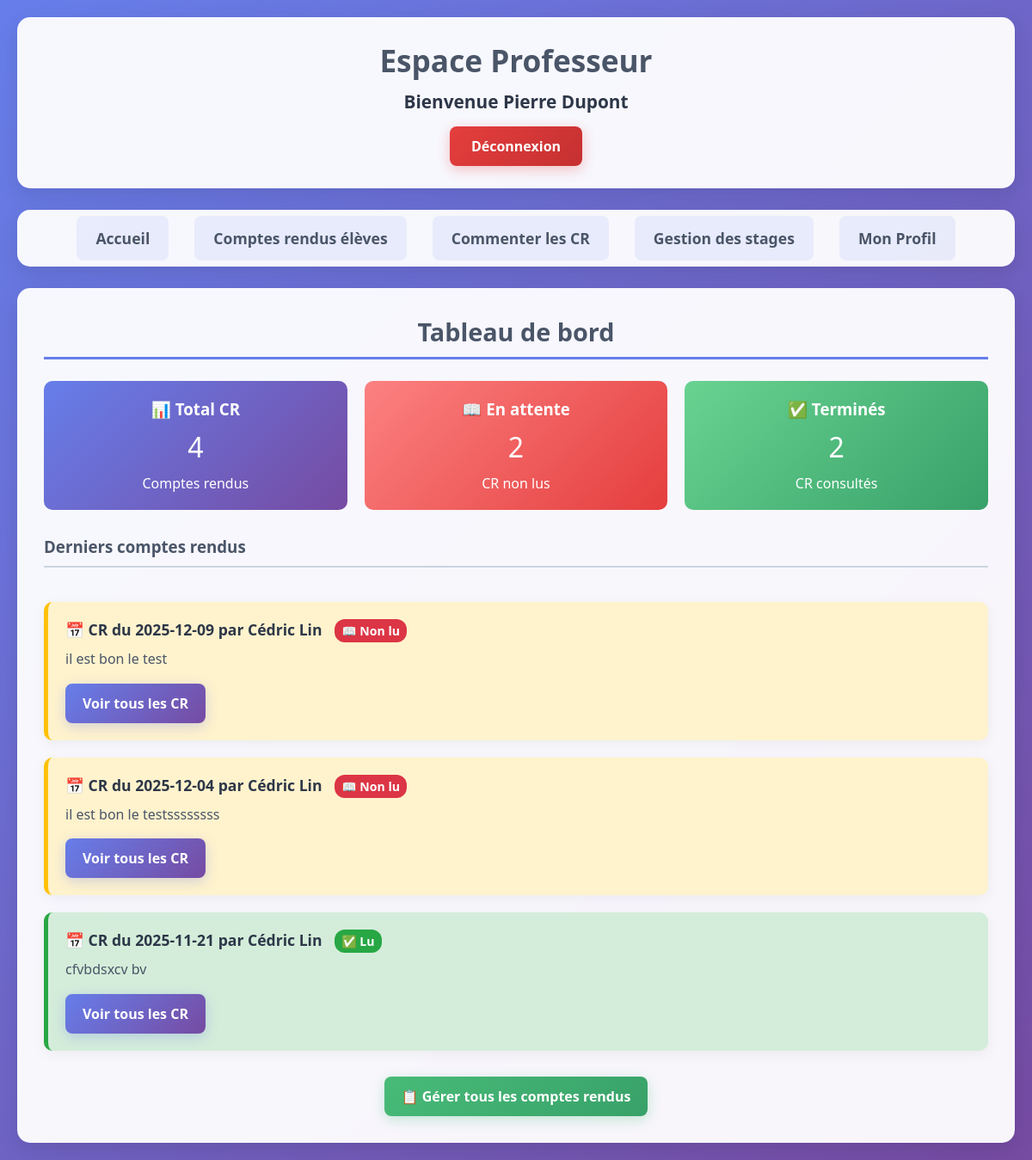
Page /AP1/accueil_prof.php (signed in) on the committed database.
### tables this page shows
CREATE TABLE `cr` (
  `num` bigint(20) NOT NULL,
  `date` date DEFAULT NULL,
  `description` text,
  `vu` tinyint(1) DEFAULT '0',
  `datetime` datetime DEFAULT NULL,
  `num_utilisateur` int(10) DEFAULT NULL
);

CREATE TABLE `utilisateur` (
  `num` int(10) NOT NULL,
  `nom` varchar(100) NOT NULL,
  `prenom` varchar(100) NOT NULL,
  `tel` int(20) DEFAULT NULL,
  `login` varchar(100) NOT NULL,
  `motdepasse` varchar(255) NOT NULL,
  `type` int(1) DEFAULT '0' COMMENT '0=Élève, 1=Professeur',
  `email` varchar(100) DEFAULT NULL,
  `option` int(1) DEFAULT NULL,
  `num_stage` int(10) DEFAULT NULL
);

### AP1/accueil_prof.php (the view, shortened to what this page needs)
<?php
include '_conf.php';
$utilisateur = $_SESSION['utilisateur'];
$bdd = mysqli_connect($serveurBDD, $userBDD, $mdpBDD, $nomBDD);
$requete_total = "SELECT COUNT(*) as total FROM cr c JOIN utilisateur u ON c.num_utilisateur = u.num WHERE u.type IS NULL OR u.type = 0";
$resultat_total = mysqli_query($bdd, $requete_total);
$total_cr = mysqli_fetch_assoc($resultat_total)['total'];
$requete_non_lus = "SELECT COUNT(*) as non_lus FROM cr c JOIN utilisateur u ON c.num_utilisateur = u.num WHERE (u.type IS NULL OR u.type = 0) AND c.vu = 0";
$resultat_non_lus = mysqli_query($bdd, $requete_non_lus);
$cr_non_lus = mysqli_fetch_assoc($resultat_non_lus)['non_lus'];
$requete_derniers = "SELECT c.*, u.prenom, u.nom
                     FROM cr c
                     JOIN utilisateur u ON c.num_utilisateur = u.num
                     WHERE u.type IS NULL OR u.type = 0
                     ORDER BY c.date DESC
                     LIMIT 3";
$resultat_derniers = mysqli_query($bdd, $requete_derniers);
$derniers_cr = mysqli_fetch_all($resultat_derniers, MYSQLI_ASSOC);
?>
<!DOCTYPE html>
<html lang="fr">
<head>
    <link rel="stylesheet" href="style.css">
</head>
<body>
    <div class="container">
        <header>
            <h1>Espace Professeur</h1>
            <p class="welcome-message">Bienvenue <?php echo htmlspecialchars($utilisateur['prenom'] . ' ' . $utilisateur['nom']); ?></p>
            <a href="deconnexion.php" class="logout-btn">Déconnexion</a>
        </header>
        <nav>
    <ul class="nav-menu">
        <li><a href="accueil_prof.php">Accueil</a></li>
        <li><a href="liste_cr_eleves.php">Comptes rendus élèves</a></li>
        <li><a href="commenter_cr.php">Commenter les CR</a></li>
        <li><a href="gestion_stages.php">Gestion des stages</a></li>
        <li><a href="profil.php">Mon Profil</a></li>
    </ul>
</nav>
        <main>
            <h2>Tableau de bord</h2>
            <div style="display: grid; grid-template-columns: repeat(auto-fit, minmax(250px, 1fr)); gap: 20px; margin-bottom: 30px;">
                <div style="background: linear-gradient(135deg, #667eea, #764ba2); color: white; padding: 20px; border-radius: 10px; text-align: center;">
                    <h3>📊 Total CR</h3>
                    <p style="font-size: 2em; margin: 10px 0;"><?php echo $total_cr; ?></p>
                    <p>Comptes rendus</p>
                </div>
                <div style="background: linear-gradient(135deg, #fc8181, #e53e3e); color: white; padding: 20px; border-radius: 10px; text-align: center;">
                    <h3>📖 En attente</h3>
                    <p style="font-size: 2em; margin: 10px 0;"><?php echo $cr_non_lus; ?></p>
                    <p>CR non lus</p>
                </div>
                <div style="background: linear-gradient(135deg, #68d391, #38a169); color: white; padding: 20px; border-radius: 10px; text-align: center;">
                    <h3>✅ Terminés</h3>
                    <p style="font-size: 2em; margin: 10px 0;"><?php echo $total_cr - $cr_non_lus; ?></p>
                    <p>CR consultés</p>
                </div>
            </div>
            <div class="cr-list">
                <h3 style="color: #4a5568; margin-bottom: 20px; text-align: left; border-bottom: 2px solid #cbd5e0; padding-bottom: 10px;">
                    Derniers comptes rendus
                </h3>
                <?php if(count($derniers_cr) > 0): ?>
                    <?php foreach($derniers_cr as $cr): ?>
                        <div class="cr-item <?php echo $cr['vu'] ? 'statut-vu' : 'statut-non-vu'; ?>">
                            <span class="cr-date">
                                📅 CR du <?php echo htmlspecialchars($cr['date']); ?>
                                par <strong><?php echo htmlspecialchars($cr['prenom'] . ' ' . $cr['nom']); ?></strong>
                                <span class="badge <?php echo $cr['vu'] ? 'badge-vu' : 'badge-non-vu'; ?>">
                                    <?php echo $cr['vu'] ? '✅ Lu' : '📖 Non lu'; ?>
                                </span>
                            </span>
                            <p class="cr-preview"><?php echo nl2br(htmlspecialchars(substr($cr['description'], 0, 150))); ?><?php echo strlen($cr['description']) > 150 ? '...' : ''; ?></p>
                            <div class="cr-actions">
                                <a href="liste_cr_eleves.php" class="btn btn-primary">Voir tous les CR</a>
                            </div>
                        </div>
                    <?php endforeach; ?>
                <?php else: ?>
                    <div class="empty-state">
                        <p>📝 Aucun compte rendu d'élève pour le moment.</p>
                    </div>
                <?php endif; ?>
            </div>
            <div style="text-align: center; margin-top: 30px;">
                <a href="liste_cr_eleves.php" class="btn btn-success">📋 Gérer tous les comptes rendus</a>
            </div>
        </main>
    </div>
</body>
</html>

### AP1/style.css (style rules this page uses)
* { margin: 0; padding: 0; box-sizing: border-box; }
body { font-family: 'Segoe UI', Tahoma, Geneva, Verdana, sans-serif; background: linear-gradient(135deg, #667eea 0%, #764ba2 100%); min-height: 100vh; color: #333; padding: 20px; }
.container { max-width: 1200px; margin: 0 auto; }
header { background: rgba(255, 255, 255, 0.95); padding: 25px; border-radius: 15px; margin-bottom: 25px; box-shadow: 0 8px 25px rgba(0, 0, 0, 0.1); backdrop-filter: blur(10px); border: 1px solid rgba(255, 255, 255, 0.2); text-align: center; }
header h1 { color: #4a5568; font-size: 2.2em; margin-bottom: 10px; }
.welcome-message { text-align: center; font-size: 1.3em; color: #2d3748; margin-bottom: 15px; font-weight: 600; }
nav { background: rgba(255, 255, 255, 0.95); padding: 20px; border-radius: 15px; margin-bottom: 25px; box-shadow: 0 8px 25px rgba(0, 0, 0, 0.1); backdrop-filter: blur(10px); border: 1px solid rgba(255, 255, 255, 0.2); }
nav ul { list-style: none; display: flex; justify-content: center; gap: 30px; flex-wrap: wrap; padding: 0; margin: 0; }
nav a { text-decoration: none; color: #4a5568; font-weight: 600; font-size: 1.1em; padding: 12px 20px; border-radius: 8px; transition: all 0.3s ease; background: rgba(102, 126, 234, 0.1); border: 2px solid transparent; }
main { background: rgba(255, 255, 255, 0.95); padding: 30px; border-radius: 15px; box-shadow: 0 8px 25px rgba(0, 0, 0, 0.1); backdrop-filter: blur(10px); border: 1px solid rgba(255, 255, 255, 0.2); }
main h2 { color: #4a5568; font-size: 1.8em; margin-bottom: 25px; text-align: center; border-bottom: 3px solid #667eea; padding-bottom: 10px; }
.btn { padding: 12px 20px; border: none; border-radius: 8px; text-decoration: none; font-weight: 600; transition: all 0.3s ease; cursor: pointer; display: inline-block; text-align: center; color: white; font-size: 1em; }
.logout-btn { display: block; width: fit-content; margin: 0 auto; background: linear-gradient(135deg, #e53e3e, #c53030); color: white; padding: 12px 25px; border: none; border-radius: 8px; text-decoration: none; font-weight: 600; transition: all 0.3s ease; box-shadow: 0 4px 15px rgba(229, 62, 62, 0.3); }
.btn-primary { background: linear-gradient(135deg, #667eea, #764ba2); box-shadow: 0 4px 15px rgba(102, 126, 234, 0.3); }
.btn-success { background: linear-gradient(135deg, #48bb78, #38a169); box-shadow: 0 4px 15px rgba(72, 187, 120, 0.3); }
.cr-list { display: grid; gap: 20px; margin-bottom: 30px; }
.cr-item { background: linear-gradient(135deg, #f7fafc, #edf2f7); padding: 20px; border-radius: 10px; border-left: 5px solid #667eea; transition: all 0.3s ease; box-shadow: 0 4px 15px rgba(0, 0, 0, 0.05); }
.cr-date { font-weight: bold; color: #2d3748; font-size: 1.1em; margin-bottom: 10px; display: block; }
.cr-preview { color: #4a5568; line-height: 1.6; margin-bottom: 15px; }
.cr-actions { margin-top: 15px; display: flex; gap: 10px; flex-wrap: wrap; }
.statut-vu { background: #d4edda; border-left: 5px solid #28a745; }
.statut-non-vu { background: #fff3cd; border-left: 5px solid #ffc107; }
.badge { padding: 4px 8px; border-radius: 12px; font-size: 0.8em; font-weight: bold; margin-left: 10px; }
.badge-vu { background: #28a745; color: white; }
.badge-non-vu { background: #dc3545; color: white; }

### rows in the picture
cr: date "2025-12-09", num_utilisateur.nom "Cédric Lin", vu "📖 Non lu", description "il est bon le test"
cr: date "2025-12-04", num_utilisateur.nom "Cédric Lin", vu "📖 Non lu", description "il est bon le testssssssss"
cr: date "2025-11-21", num_utilisateur.nom "Cédric Lin", vu "✅ Lu", description "cfvbdsxcv bv"

### other values in the picture
$utilisateur['prenom'] . ' ' . $utilisateur['nom'] "Pierre Dupont"
$total_cr "4"
$cr_non_lus "2"
$total_cr - $cr_non_lus "2"
